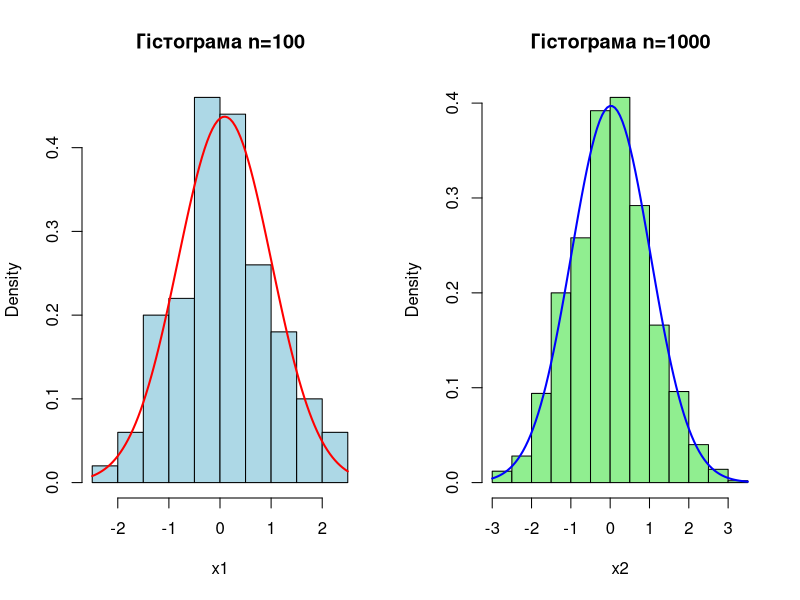
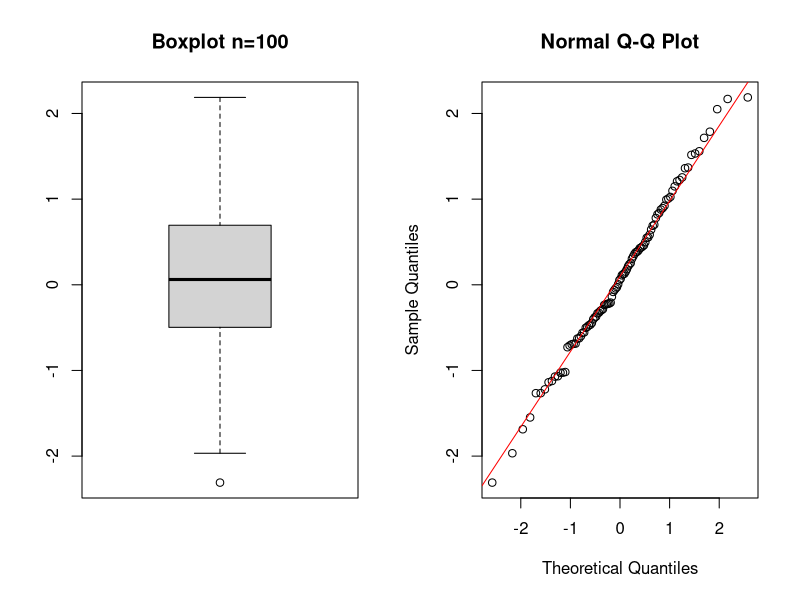
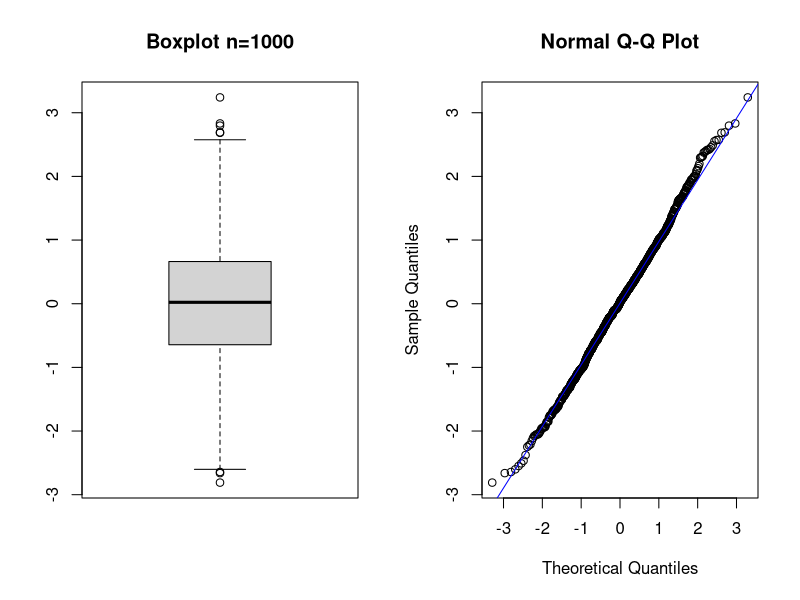

Generate these figures, in order, with R:
## ---- chunk 1
knitr::opts_chunk$set(echo = TRUE)
## ---- chunk 2
set.seed(123)
n1 <- 100
n2 <- 1000
a <- 0
s <- 1

x1 <- rnorm(n1, a, s)
x2 <- rnorm(n2, a, s)
## ---- chunk 3
summary(x1)
summary(x2)

mean(x1); var(x1); sd(x1)
mean(x2); var(x2); sd(x2)
## ---- chunk 4
par(mfrow = c(1, 2))
hist(x1, freq = FALSE, main = "Гістограма n=100", col = "lightblue")
curve(dnorm(x, mean(x1), sd(x1)), add = TRUE, col = "red", lwd = 2)

hist(x2, freq = FALSE, main = "Гістограма n=1000", col = "lightgreen")
curve(dnorm(x, mean(x2), sd(x2)), add = TRUE, col = "blue", lwd = 2)
## ---- chunk 5
par(mfrow = c(1, 2))
boxplot(x1, main = "Boxplot n=100", col = "lightgray")
qqnorm(x1); qqline(x1, col = "red")

par(mfrow = c(1, 2))
boxplot(x2, main = "Boxplot n=1000", col = "lightgray")
qqnorm(x2); qqline(x2, col = "blue")
